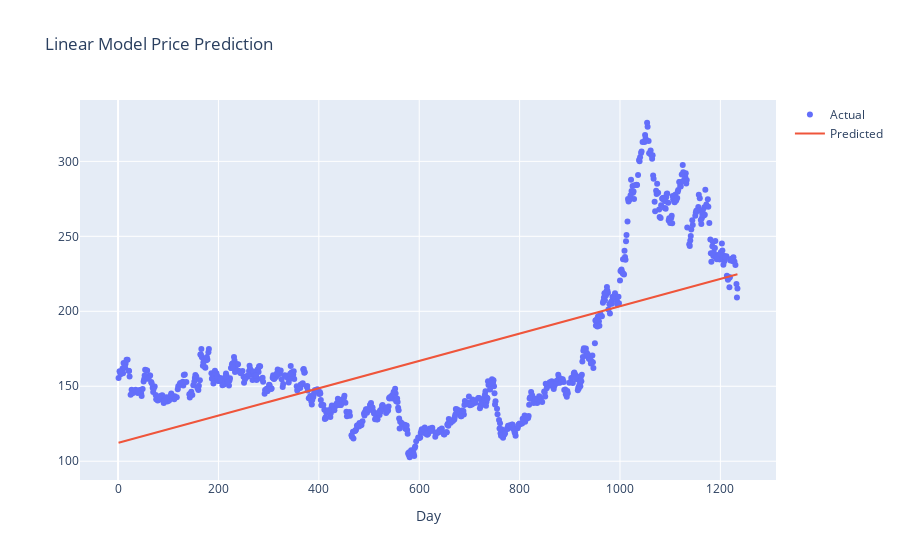

Notebook code cell kept with this figure:
### Code cell
iplot(plot2)

### Figure 1 — Plotly figure (JSON) as saved in the notebook; plotly's stock layout.template omitted (floating-point values rounded to 4 significant figures; data arrays with more than 128 entries replaced by an {"elided": "..."} marker saying what was removed)
{"data": [{"mode": "markers", "name": "Actual", "type": "scatter", "x": {"elided": "864 int values"}, "y": {"elided": "864 float values"}}, {"mode": "lines", "name": "Predicted", "type": "scatter", "x": {"elided": "864 int values"}, "y": {"elided": "864 float values"}}], "layout": {"title": {"text": "Linear Model Price Prediction"}, "xaxis": {"title": {"text": "Day"}}}}
